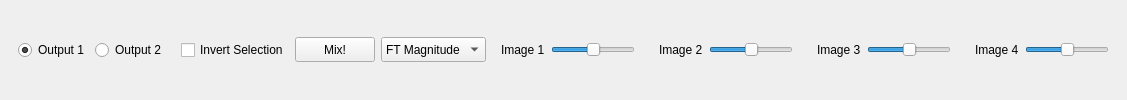
  <widget class="QDockWidget" name="dockWidget">
   <property name="sizePolicy">
    <sizepolicy hsizetype="Preferred" vsizetype="Minimum">
     <horstretch>0</horstretch>
     <verstretch>0</verstretch>
    </sizepolicy>
   </property>
   <property name="minimumSize">
    <size>
     <width>879</width>
     <height>88</height>
    </size>
   </property>
   <property name="features">
    <set>QDockWidget::DockWidgetFloatable|QDockWidget::DockWidgetMovable</set>
   </property>
   <property name="windowTitle">
    <string>Mix</string>
   </property>
   <attribute name="dockWidgetArea">
    <number>8</number>
   </attribute>
   <widget class="QWidget" name="dockWidgetContents">
    <layout class="QHBoxLayout" name="horizontalLayout_6">
     <item>
      <widget class="QWidget" name="widget" native="true">
       <property name="sizePolicy">
        <sizepolicy hsizetype="Preferred" vsizetype="Minimum">
         <horstretch>0</horstretch>
         <verstretch>0</verstretch>
        </sizepolicy>
       </property>
       <property name="maximumSize">
        <size>
         <width>16777215</width>
         <height>40</height>
        </size>
       </property>
       <layout class="QHBoxLayout" name="horizontalLayout_5">
        <item>
         <widget class="QRadioButton" name="radio_out_1">
          <property name="sizePolicy">
           <sizepolicy hsizetype="Minimum" vsizetype="Minimum">
            <horstretch>0</horstretch>
            <verstretch>0</verstretch>
           </sizepolicy>
          </property>
          <property name="text">
           <string>Output 1</string>
          </property>
          <property name="checked">
           <bool>true</bool>
          </property>
          <attribute name="buttonGroup">
           <string notr="true">output_radio_button_group</string>
          </attribute>
         </widget>
        </item>
        <item>
         <widget class="QRadioButton" name="radio_out_2">
          <property name="sizePolicy">
           <sizepolicy hsizetype="Minimum" vsizetype="Minimum">
            <horstretch>0</horstretch>
            <verstretch>0</verstretch>
           </sizepolicy>
          </property>
          <property name="text">
           <string>Output 2</string>
          </property>
          <attribute name="buttonGroup">
           <string notr="true">output_radio_button_group</string>
          </attribute>
         </widget>
        </item>
       </layout>
      </widget>
     </item>
     <item>
      <widget class="QCheckBox" name="chkbx_invert">
       <property name="text">
        <string>Invert Selection</string>
       </property>
      </widget>
     </item>
     <item>
      <widget class="QPushButton" name="btn_mix">
       <property name="sizePolicy">
        <sizepolicy hsizetype="Minimum" vsizetype="Minimum">
         <horstretch>0</horstretch>
         <verstretch>0</verstretch>
        </sizepolicy>
       </property>
       <property name="maximumSize">
        <size>
         <width>16777215</width>
         <height>25</height>
        </size>
       </property>
       <property name="text">
        <string>Mix!</string>
       </property>
      </widget>
     </item>
     <item>
      <widget class="QComboBox" name="cmbx_mix">
       <property name="sizePolicy">
        <sizepolicy hsizetype="Preferred" vsizetype="Minimum">
         <horstretch>0</horstretch>
         <verstretch>0</verstretch>
        </sizepolicy>
       </property>
       <property name="maximumSize">
        <size>
         <width>16777215</width>
         <height>25</height>
        </size>
       </property>
       <item>
        <property name="text">
         <string>FT Magnitude</string>
        </property>
       </item>
       <item>
        <property name="text">
         <string>FT Real</string>
        </property>
       </item>
      </widget>
     </item>
     <item>
      <widget class="QWidget" name="wgt_mix_1" native="true">
       <property name="sizePolicy">
        <sizepolicy hsizetype="Preferred" vsizetype="Minimum">
         <horstretch>0</horstretch>
         <verstretch>0</verstretch>
        </sizepolicy>
       </property>
       <property name="maximumSize">
        <size>
         <width>16777215</width>
         <height>40</height>
        </size>
       </property>
       <layout class="QHBoxLayout" name="horizontalLayout">
        <item>
         <widget class="QLabel" name="lbl_image1">
          <property name="sizePolicy">
           <sizepolicy hsizetype="Preferred" vsizetype="Minimum">
            <horstretch>0</horstretch>
            <verstretch>0</verstretch>
           </sizepolicy>
          </property>
          <property name="maximumSize">
           <size>
            <width>16777215</width>
            <height>25</height>
           </size>
          </property>
          <property name="text">
           <string>Image 1</string>
          </property>
         </widget>
        </item>
        <item>
         <widget class="QSlider" name="slider_mix_1">
          <property name="sizePolicy">
           <sizepolicy hsizetype="Expanding" vsizetype="Minimum">
            <horstretch>0</horstretch>
            <verstretch>0</verstretch>
           </sizepolicy>
          </property>
          <property name="maximumSize">
           <size>
            <width>16777215</width>
            <height>25</height>
           </size>
          </property>
          <property name="maximum">
           <number>20</number>
          </property>
          <property name="value">
           <number>10</number>
          </property>
          <property name="orientation">
           <enum>Qt::Horizontal</enum>
          </property>
         </widget>
        </item>
       </layout>
      </widget>
     </item>
     <item>
      <widget class="QWidget" name="wgt_mix_2" native="true">
       <property name="sizePolicy">
        <sizepolicy hsizetype="Preferred" vsizetype="Minimum">
         <horstretch>0</horstretch>
         <verstretch>0</verstretch>
        </sizepolicy>
       </property>
       <property name="maximumSize">
        <size>
         <width>16777215</width>
         <height>40</height>
        </size>
       </property>
       <layout class="QHBoxLayout" name="horizontalLayout_2">
        <item>
         <widget class="QLabel" name="lbl_image2">
          <property name="sizePolicy">
           <sizepolicy hsizetype="Preferred" vsizetype="Minimum">
            <horstretch>0</horstretch>
            <verstretch>0</verstretch>
           </sizepolicy>
          </property>
          <property name="maximumSize">
           <size>
            <width>16777215</width>
            <height>25</height>
           </size>
          </property>
          <property name="text">
           <string>Image 2</string>
          </property>
         </widget>
        </item>
        <item>
         <widget class="QSlider" name="slider_mix_2">
          <property name="sizePolicy">
           <sizepolicy hsizetype="Expanding" vsizetype="Minimum">
            <horstretch>0</horstretch>
            <verstretch>0</verstretch>
           </sizepolicy>
          </property>
          <property name="maximumSize">
           <size>
            <width>16777215</width>
            <height>25</height>
           </size>
          </property>
          <property name="maximum">
           <number>20</number>
          </property>
          <property name="value">
           <number>10</number>
          </property>
          <property name="orientation">
           <enum>Qt::Horizontal</enum>
          </property>
         </widget>
        </item>
       </layout>
      </widget>
     </item>
     <item>
      <widget class="QWidget" name="wgt_mix_3" native="true">
       <property name="sizePolicy">
        <sizepolicy hsizetype="Preferred" vsizetype="Minimum">
         <horstretch>0</horstretch>
         <verstretch>0</verstretch>
        </sizepolicy>
       </property>
       <property name="maximumSize">
        <size>
         <width>16777215</width>
         <height>40</height>
        </size>
       </property>
       <layout class="QHBoxLayout" name="horizontalLayout_3">
        <item>
         <widget class="QLabel" name="lbl_image3">
          <property name="sizePolicy">
           <sizepolicy hsizetype="Preferred" vsizetype="Minimum">
            <horstretch>0</horstretch>
            <verstretch>0</verstretch>
           </sizepolicy>
          </property>
          <property name="maximumSize">
           <size>
            <width>16777215</width>
            <height>25</height>
           </size>
          </property>
          <property name="text">
           <string>Image 3</string>
          </property>
         </widget>
        </item>
        <item>
         <widget class="QSlider" name="slider_mix_3">
          <property name="sizePolicy">
           <sizepolicy hsizetype="Expanding" vsizetype="Minimum">
            <horstretch>0</horstretch>
            <verstretch>0</verstretch>
           </sizepolicy>
          </property>
          <property name="maximumSize">
           <size>
            <width>16777215</width>
            <height>25</height>
           </size>
          </property>
          <property name="maximum">
           <number>20</number>
          </property>
          <property name="value">
           <number>10</number>
          </property>
          <property name="orientation">
           <enum>Qt::Horizontal</enum>
          </property>
         </widget>
        </item>
       </layout>
      </widget>
     </item>
     <item>
      <widget class="QWidget" name="wgt_mix_4" native="true">
       <property name="sizePolicy">
        <sizepolicy hsizetype="Preferred" vsizetype="Minimum">
         <horstretch>0</horstretch>
         <verstretch>0</verstretch>
        </sizepolicy>
       </property>
       <property name="maximumSize">
        <size>
         <width>16777215</width>
         <height>40</height>
        </size>
       </property>
       <layout class="QHBoxLayout" name="horizontalLayout_4">
        <item>
         <widget class="QLabel" name="lbl_image4">
          <property name="sizePolicy">
           <sizepolicy hsizetype="Preferred" vsizetype="Minimum">
            <horstretch>0</horstretch>
            <verstretch>0</verstretch>
           </sizepolicy>
          </property>
          <property name="maximumSize">
           <size>
            <width>16777215</width>
            <height>25</height>
           </size>
          </property>
          <property name="text">
           <string>Image 4</string>
          </property>
         </widget>
        </item>
        <item>
         <widget class="QSlider" name="slider_mix_4">
          <property name="sizePolicy">
           <sizepolicy hsizetype="Expanding" vsizetype="Minimum">
            <horstretch>0</horstretch>
            <verstretch>0</verstretch>
           </sizepolicy>
          </property>
          <property name="maximumSize">
           <size>
            <width>16777215</width>
            <height>25</height>
           </size>
          </property>
          <property name="maximum">
           <number>20</number>
          </property>
          <property name="value">
           <number>10</number>
          </property>
          <property name="orientation">
           <enum>Qt::Horizontal</enum>
          </property>
         </widget>
        </item>
       </layout>
      </widget>
     </item>
    </layout>
   </widget>
  </widget>
